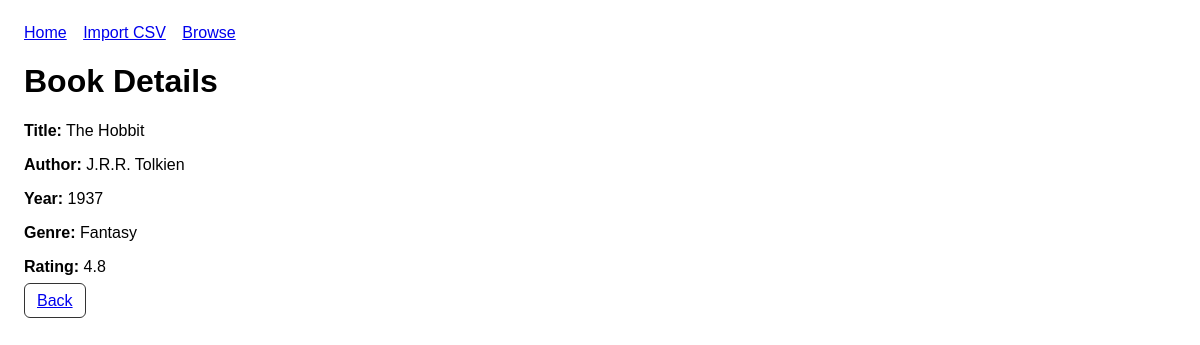
Screenshot of /books/1 with the database file from the repository.
### tables this page shows
CREATE TABLE books (
            id INTEGER PRIMARY KEY AUTOINCREMENT,
            title TEXT NOT NULL,
            author TEXT NOT NULL,
            year INTEGER NOT NULL,
            genre TEXT NOT NULL,
            rating REAL NOT NULL
        );

### app.py (the view)
@app.get("/books/<int:book_id>")
def book_detail(book_id: int):
    conn = get_db()
    row = conn.execute("SELECT * FROM books WHERE id = ?", (book_id,)).fetchone()
    conn.close()
    if row is None:
        flash("Record not found.", "error")
        return redirect(url_for("list_books"))
    return render_template("detail.html", row=row)

### app.py (called while the page is built)
def get_db():
    conn = sqlite3.connect(DB_PATH)
    conn.row_factory = sqlite3.Row
    return conn

### templates/detail.html
{% extends "base.html" %}
{% block content %}
  <h1>Book Details</h1>
  <p><b>Title:</b> {{ row["title"] }}</p>
  <p><b>Author:</b> {{ row["author"] }}</p>
  <p><b>Year:</b> {{ row["year"] }}</p>
  <p><b>Genre:</b> {{ row["genre"] }}</p>
  <p><b>Rating:</b> {{ "%.1f"|format(row["rating"]) }}</p>
  <a class="btn" href="{{ url_for('list_books') }}">Back</a>
{% endblock %}

### templates/base.html (style rules this page uses)
body { font-family: Arial, sans-serif; margin: 24px; }
.btn { padding: 8px 12px; border: 1px solid #333; border-radius: 6px; background: white; cursor: pointer; }

### rows the page displays
books: title "The Hobbit", author "J.R.R. Tolkien", year "1937", genre "Fantasy", rating "4.8"
